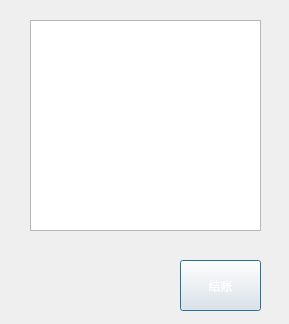
<?xml version="1.0" encoding="UTF-8"?>
<ui version="4.0">
 <class>Bill</class>
 <widget class="QDialog" name="Bill">
  <property name="geometry">
   <rect>
    <x>0</x>
    <y>0</y>
    <width>289</width>
    <height>324</height>
   </rect>
  </property>
  <property name="windowTitle">
   <string>账单</string>
  </property>
  <widget class="QTextBrowser" name="textBrowser">
   <property name="geometry">
    <rect>
     <x>30</x>
     <y>20</y>
     <width>231</width>
     <height>211</height>
    </rect>
   </property>
   <property name="styleSheet">
    <string notr="true">font: 10pt &quot;微软雅黑&quot;;</string>
   </property>
  </widget>
  <widget class="QPushButton" name="pushButton">
   <property name="geometry">
    <rect>
     <x>180</x>
     <y>260</y>
     <width>81</width>
     <height>51</height>
    </rect>
   </property>
   <property name="styleSheet">
    <string notr="true">font: 12pt &quot;微软雅黑&quot;;
border-image: url(:/new/prefix1/back.jpg);
color: rgb(255, 255, 255);</string>
   </property>
   <property name="text">
    <string>结账</string>
   </property>
  </widget>
  <widget class="QLabel" name="label">
   <property name="geometry">
    <rect>
     <x>-10</x>
     <y>0</y>
     <width>601</width>
     <height>371</height>
    </rect>
   </property>
   <property name="styleSheet">
    <string notr="true">border-image: url(:/new/prefix1/3187836_101359279626_2.jpg);</string>
   </property>
   <property name="text">
    <string/>
   </property>
  </widget>
  <zorder>label</zorder>
  <zorder>textBrowser</zorder>
  <zorder>pushButton</zorder>
 </widget>
 <resources/>
 <connections/>
</ui>
